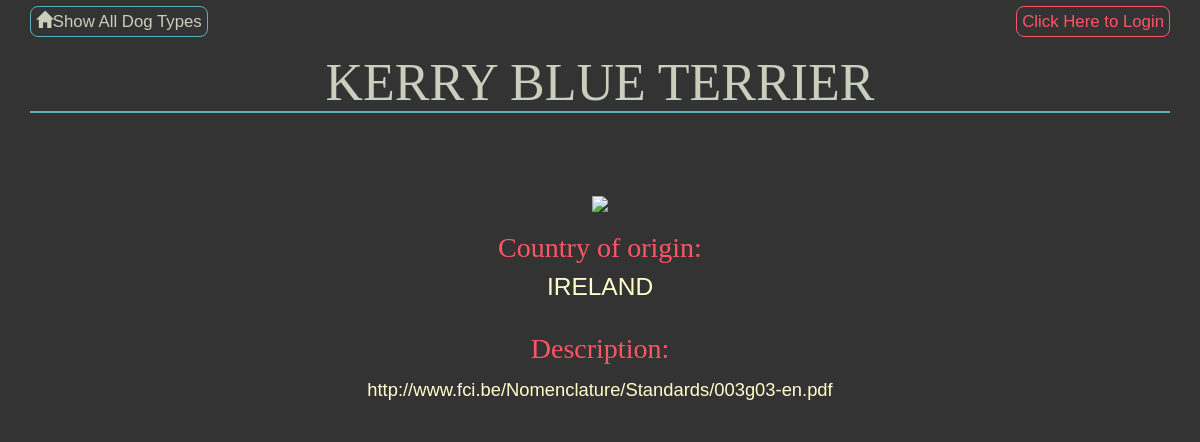
/dogtype/15/breed/3, run on the app's committed database.
### database_setup.py (models this page shows, shortened)
class DogBreeds(Base):
    __tablename__ = 'dogbreeds'
    id = Column(Integer, primary_key=True)
    name = Column(String(49))
    type = relationship(DogTypes)
    type_id = Column(Integer, ForeignKey('dogtypes.id'))
    country = Column(String(31))
    url = Column(String(90))
    image = Column(String(58))
    description = Column(String(350))
    user_id = Column(Integer, ForeignKey('user.id'))
    user = relationship(User)
    datetime = Column(Integer, default=datetime.datetime.now)
    dogtypes = relationship(
        DogTypes, backref=backref("children", cascade="all,delete"))

### dog_catalog.py (the view)
@app.route('/dogtype/<int:type_id>/breed/<int:breed_id>')
def showBreedInfo(type_id, breed_id):
    dogtype = session.query(DogTypes).filter_by(id=type_id).one()
    breed = session.query(DogBreeds).filter_by(
        id=breed_id).one()
    creator = getUserInfo(dogtype.user_id)
    if 'username' not in login_session:
        return render_template('showBreedInfo.html',
                               breed=breed,
                               dogtype=dogtype,
                               creator=creator)
    else:
        return render_template('showBreedInfo.html',
                               breed=breed,
                               dogtype=dogtype,
                               creator=creator)

### dog_catalog.py (called while the page is built)
def getUserInfo(user_id):
    user = session.query(User).filter_by(id=user_id).one()
    return user

@app.template_filter('linkify')
def linkify(s):
    return bleach.linkify(s)

### templates/showBreedInfo.html (shortened to what this page needs)
{% extends "main.html" %}
{% block content %}
{% include "header.html" %}
<h1>{{breed.name}}</h1>
<div>
   {% if breed.image == '' %}
   <img class="dog-image" src="https://upload.wikimedia.org/wikipedia/commons/thumb/4/4f/No_dogs.svg/480px-No_dogs.svg.png"></img>
   {% else %}
   <img class="dog-image" src="{{breed.image}}"></img>
   {% endif %}
   <br>
   <br>
   <h2 class="dog-info">Country of origin:</h2>
   <p>{{breed.country}}</p>
   <br>
   <h2 class="dog-info">Description: </h2>
   <p> {{breed.description|linkify|safe}} </p>
{% endblock %}

### static/styles.css (style rules this page uses)
body { font-family: sans-serif; background-color: #333; text-align: center; max-height: 100%; }
h1, h2, h3, h4 { color: #C9CEBD; }
h1, h2 { font-family: 'georgia', serif; margin: 0; }
h1 { border-bottom: 2px solid #5AB1BB; font-size: 52px; }
h2 { font-size: 1.5em; }
p, dd, dt { color: #ffc; font-size: 1.75em; }
a { text-decoration: none; color: #ffffcc; font-size: .75em; }
img { width: 8%; }
.dog-image { width: 40%; max-width: 40% }
.dog-info { color: #FF5666; padding-bottom: 5px; font-size: 2em; }

### data on the page
DogBreeds: name "KERRY BLUE TERRIER", country "IRELAND", description|linkify "http://www.fci.be/Nomenclature/Standards/003g03-en.pdf"
